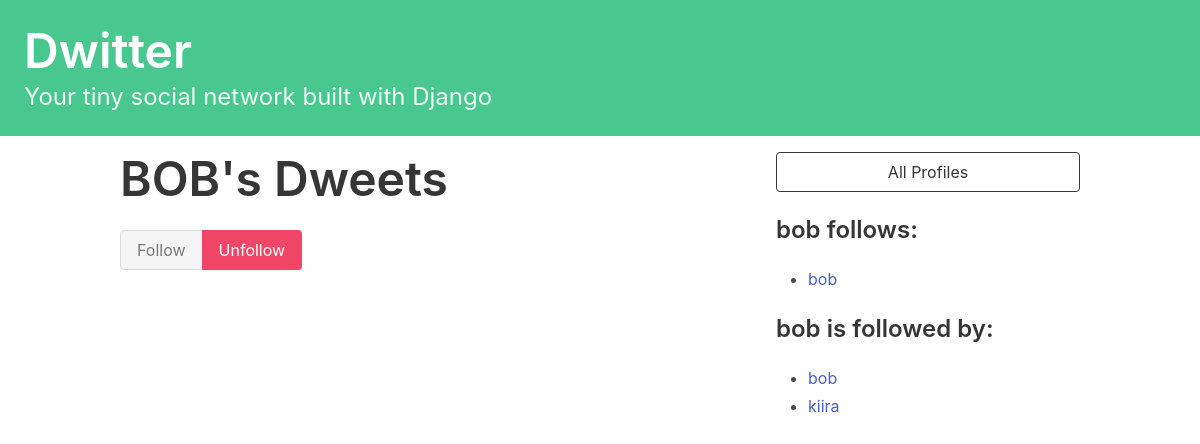
The app's page /profile/6 (signed in) with its own data.
### dwitter/models.py (models this page shows)
class Profile(models.Model):
    user = models.OneToOneField(User, on_delete=models.CASCADE)
    follows = models.ManyToManyField(
        "self",
        related_name="followed_by",
        symmetrical=False,
        blank=True
    )
    def __str__(self) -> str:
        return self.user.username

### dwitter/views.py (the view, shortened to what this page needs)
# urls.py: path("profile/<int:pk>", profile, name="profile")
def profile(request, pk):
    profile = Profile.objects.get(id=pk)
    context = {"profile":profile}
    return render(request, "dwitter/profile.html", context)

### dwitter/templates/dwitter/profile.html (shortened to what this page needs)
{% extends 'base.html' %}
{% block content %}
<div class="column">
    <div class="block">
    <h1 class="title is-1">
        {{profile.user.username|upper}}'s Dweets
    </h1>
    </div>
    <form method="post">
    <div class="buttons has-addons">
        {% if profile in request.user.profile.follows.all %}
        <button class="button is-success is-static" name="follow" value="follow">Follow</button>
        <button class="button is-danger" name="follow" value="unfollow">Unfollow</button>
        {% else %}
        <button class="button is-success " name="follow" value="follow">Follow</button>
        <button class="button is-danger is-static" name="follow" value="follow">Unfollow</button>
        {% endif %}
    </div>
</form>
</div>
<div class="column is-one-third">
    <div class="block">
        <a href="{% url 'profile_list'%}">
            <button class="button is-dark is-outlined is-fullwidth">
                All Profiles
            </button>
        </a>
    </div>
    <div class="block">
        <h3 class="title is-4">
            {{profile.user.username}} follows:
        </h3>
        <div class="content">
            <ul>
            {% for following in profile.follows.all %}
                <li>
                    <a href="{% url 'profile' following.id %}">
                        {{ following }}
                    </a>
                </li>
            {% endfor %}
            </ul>
        </div>
    </div>
    <div class="block">
        <h3 class="title is-4">
            {{profile.user.username}} is followed by:
        </h3>
        <div class="content">
            <ul>
            {% for follower in profile.followed_by.all %}
                <li>
                    <a href="{% url 'profile' follower.id  %}">
                        {{ follower }}
                    </a>
                </li>
            {% endfor %}
            </ul>
        </div>
    </div>
</div>
{% endblock content %}

### records on screen
Profile: user.username "BOB", user.username "bob"
Profile: user.username "kiira"
